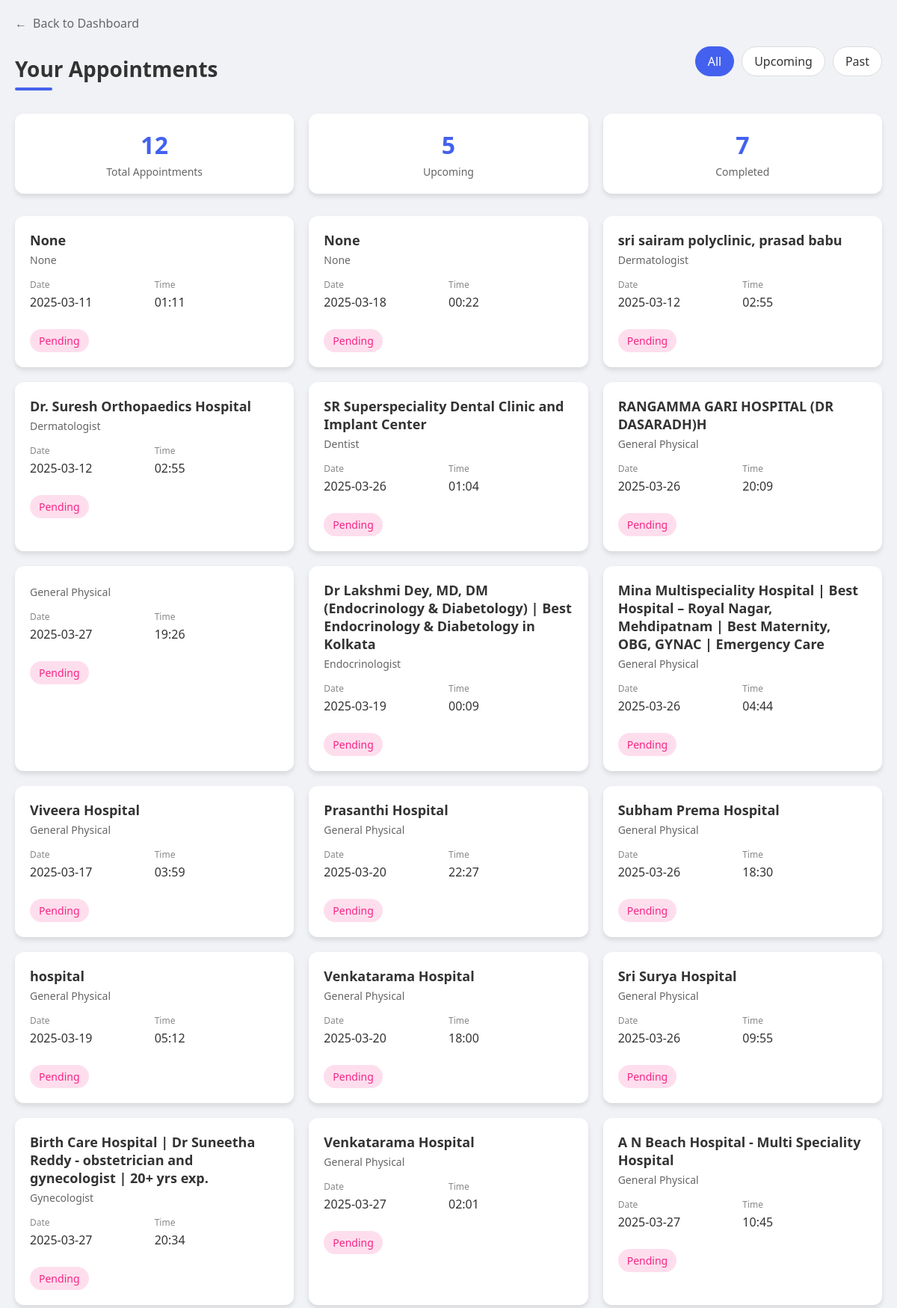
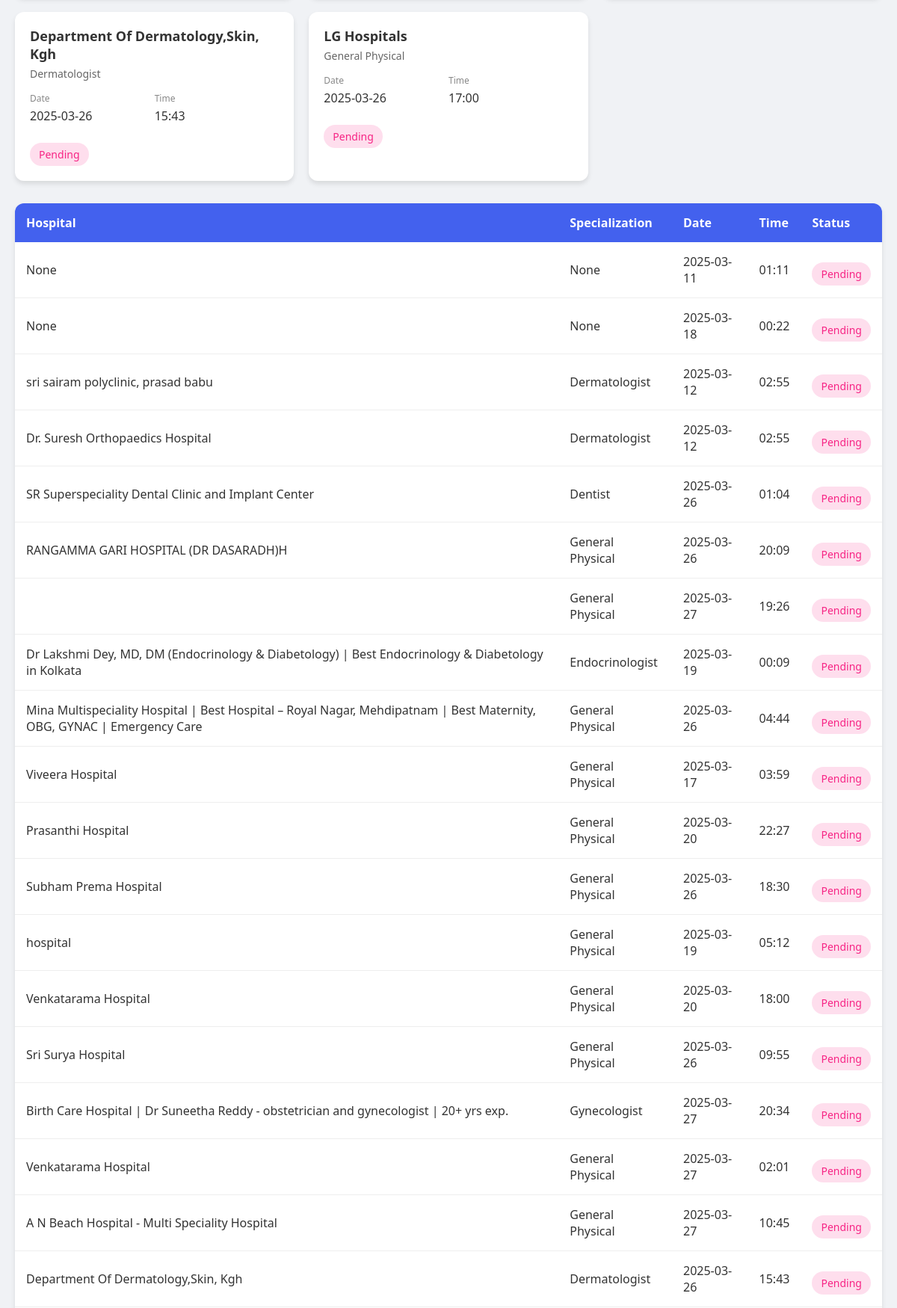
The app's page /appointments (signed in, upper part) with its own data (2 pictures, top to bottom).
### tables this page shows
CREATE TABLE "appointments" (
    id INTEGER PRIMARY KEY AUTOINCREMENT,
    user_id INTEGER,
    doctor_name TEXT,
    hospital_name TEXT,
    specialization TEXT,
    date TEXT,
    time TEXT,
    status TEXT DEFAULT 'Pending',
    reminder_sent INTEGER DEFAULT 0,
    FOREIGN KEY(user_id) REFERENCES users(id)
);

### app.py (the view)
@app.route('/appointments')
def appointments():
    if 'user_id' not in session:
        return redirect(url_for('login'))
    conn = get_db_connection()
    cur = conn.cursor()
    cur.execute('''
        SELECT id, hospital_name, specialization, date, time, status
        FROM appointments
        WHERE user_id=?
    ''', (session['user_id'],))
    appointments = cur.fetchall()
    conn.close()
    return render_template('appointments.html', appointments=appointments)

### app.py (called while the page is built)
def get_db_connection():
    conn = sqlite3.connect(DATABASE)
    conn.row_factory = sqlite3.Row
    return conn

@app.before_request
def before_request():
    if 'user_id' in session:
        conn = get_db_connection()
        cur = conn.cursor()
        cur.execute('SELECT * FROM user_preferences WHERE user_id = ?', (session['user_id'],))
        preferences = cur.fetchone()
        conn.close()
        if preferences:
            g.theme_color = preferences['theme_color']
            g.dark_mode = preferences['dark_mode']
            g.language = preferences['language']
        else:
            g.theme_color = 'blue'
            g.dark_mode = False
            g.language = 'en'
    else:
        g.theme_color = 'blue'
        g.dark_mode = False
        g.language = 'en'

@app.context_processor
def inject_preferences():
    return {
        'theme_color': getattr(g, 'theme_color', 'blue'),
        'dark_mode': getattr(g, 'dark_mode', False),
        'current_language': getattr(g, 'language', 'en')
    }

@app.context_processor
def inject_translate_settings():
    return {
        'GOOGLE_TRANSLATE_LANGUAGES': {
            'hi': 'Hindi',
            'bn': 'Bengali',
            'te': 'Telugu',
            'mr': 'Marathi',
            'ta': 'Tamil',
            'ur': 'Urdu',
            'gu': 'Gujarati',
            'kn': 'Kannada',
            'ml': 'Malayalam',
            'pa': 'Punjabi',
            'or': 'Odia',
            'as': 'Assamese',
            'sd': 'Sindhi',
            'en': 'English'
        }
    }

### templates/appointments.html (shortened to what this page needs)
{% extends "base.html" %}
{% block content %}
<!DOCTYPE html>
<html lang="en">
<head>
</head>
<body>
    <div class="dashboard-container">
        <a href="{{ url_for('dashboard') }}" class="btn-back">
            <span class="back-icon">←</span> Back to Dashboard
        </a>
        <div class="dashboard-header">
            <h1 class="dashboard-title">Your Appointments</h1>
            <div class="pills-container">
                <div class="filter-pill active">All</div>
                <div class="filter-pill">Upcoming</div>
                <div class="filter-pill">Past</div>
            </div>
        </div>
        <div class="summary-boxes">
            <div class="summary-box">
                <div class="summary-value">12</div>
                <div class="summary-label">Total Appointments</div>
            </div>
            <div class="summary-box">
                <div class="summary-value">5</div>
                <div class="summary-label">Upcoming</div>
            </div>
            <div class="summary-box">
                <div class="summary-value">7</div>
                <div class="summary-label">Completed</div>
            </div>
        </div>
        <div class="appointments-grid">
            {% for appointment in appointments %}
            <div class="appointment-card">
                <div class="hospital-name">{{ appointment['hospital_name'] }}</div>
                <div class="specialization">{{ appointment['specialization'] }}</div>
                <div class="appointment-details">
                    <div class="detail-column">
                        <div class="detail-label">Date</div>
                        <div class="detail-value">{{ appointment['date'] }}</div>
                    </div>
                    <div class="detail-column">
                        <div class="detail-label">Time</div>
                        <div class="detail-value">{{ appointment['time'] }}</div>
                    </div>
                </div>
                {% if appointment['status'] == 'Confirmed' %}
                    <div class="appointment-status status-confirmed">{{ appointment['status'] }}</div>
                {% elif appointment['status'] == 'Pending' %}
                    <div class="appointment-status status-pending">{{ appointment['status'] }}</div>
                {% elif appointment['status'] == 'Canceled' %}
                    <div class="appointment-status status-canceled">{{ appointment['status'] }}</div>
                {% else %}
                    <div class="appointment-status">{{ appointment['status'] }}</div>
                {% endif %}
            </div>
            {% endfor %}
        </div>
        <table class="appointments-table">
            <thead>
                <tr>
                    <th>Hospital</th>
                    <th>Specialization</th>
                    <th>Date</th>
                    <th>Time</th>
                    <th>Status</th>
                </tr>
            </thead>
            <tbody>
                {% for appointment in appointments %}
                <tr>
                    <td>{{ appointment['hospital_name'] }}</td>
                    <td>{{ appointment['specialization'] }}</td>
                    <td>{{ appointment['date'] }}</td>
                    <td>{{ appointment['time'] }}</td>
                    <td>
                        {% if appointment['status'] == 'Confirmed' %}
                            <div class="appointment-status status-confirmed">{{ appointment['status'] }}</div>
                        {% elif appointment['status'] == 'Pending' %}
                            <div class="appointment-status status-pending">{{ appointment['status'] }}</div>
                        {% elif appointment['status'] == 'Canceled' %}
                            <div class="appointment-status status-canceled">{{ appointment['status'] }}</div>
                        {% else %}
                            <div class="appointment-status">{{ appointment['status'] }}</div>
                        {% endif %}
                    </td>
                </tr>
                {% endfor %}
            </tbody>
        </table>
    </div>
</body>
</html>
{% endblock %}

### static/css/theme.css (style rules this page uses)
:root { --bg-color: #f8f9fa; --card-bg: #ffffff; --text-color: #333; --text-secondary: #666; --border-color: #e0e0e0; }

### static/css/global.css (style rules this page uses)
:root { --theme-color: #007bff; --theme-hover: #0056b3; --bg-color: #f8f9fa; --text-color: #333; --card-bg: #fff; }
body { background-color: var(--bg-color); color: var(--text-color); font-family: -apple-system, BlinkMacSystemFont, 'Segoe UI', Roboto, Oxygen, Ubuntu, Cantarell, 'Open Sans', 'Helvetica Neue', sans-serif; }
table { background-color: var(--card-bg); color: var(--text-color); border-color: var(--border-color); }
tr:nth-child(even) { background-color: var(--table-stripe); }
a { color: var(--link-color); }
.dashboard-header { color: var(--text-color); }

### templates/base.html (style rules this page uses)
body { top: 0 !important; }

### templates/appointments.html (style rules this page uses)
:root { --primary: #4361ee; --secondary: #3f37c9; --success: #4cc9f0; --pending: #f72585; --canceled: #b5179e; --light-bg: #f8f9fa; --card-shadow: 0 4px 6px rgba(0, 0, 0, 0.1); }
* { margin: 0; padding: 0; box-sizing: border-box; font-family: 'Segoe UI', Tahoma, Geneva, Verdana, sans-serif; }
body { background-color: #f0f2f5; color: #333; padding: 20px; }
.dashboard-container { max-width: 1200px; margin: 0 auto; }
.dashboard-header { display: flex; justify-content: space-between; align-items: center; margin-bottom: 30px; }
.dashboard-title { font-size: 28px; font-weight: 700; color: #333; position: relative; }
.dashboard-title::after { content: ""; position: absolute; left: 0; bottom: -10px; width: 50px; height: 4px; background: var(--primary); border-radius: 2px; }
.appointments-grid { display: grid; grid-template-columns: repeat(auto-fill, minmax(300px, 1fr)); gap: 20px; margin-bottom: 30px; }
.appointment-card { background: white; border-radius: 12px; padding: 20px; box-shadow: var(--card-shadow); transition: transform 0.2s, box-shadow 0.2s; }
.hospital-name { font-size: 18px; font-weight: 600; margin-bottom: 5px; color: #333; }
.specialization { font-size: 14px; color: #666; margin-bottom: 15px; }
.appointment-details { display: flex; margin-bottom: 15px; }
.detail-column { flex: 1; }
.detail-label { font-size: 12px; color: #888; margin-bottom: 4px; }
.detail-value { font-size: 16px; font-weight: 500; }
.appointment-status { display: inline-block; padding: 6px 12px; border-radius: 20px; font-size: 14px; font-weight: 500; text-align: center; margin-top: 10px; }
.status-pending { background-color: rgba(247, 37, 133, 0.15); color: var(--pending); }
.appointments-table { width: 100%; border-collapse: collapse; margin-top: 30px; background: white; border-radius: 12px; overflow: hidden; box-shadow: var(--card-shadow); }
.appointments-table thead { background-color: var(--primary); color: white; }
.appointments-table th { padding: 15px; text-align: left; font-weight: 600; }
.appointments-table td { padding: 15px; border-bottom: 1px solid #eee; }
.pills-container { display: flex; gap: 10px; margin-bottom: 20px; }
.filter-pill { padding: 8px 16px; background-color: white; border: 1px solid #ddd; border-radius: 20px; cursor: pointer; transition: all 0.2s; }
.filter-pill:hover, .filter-pill.active { background-color: var(--primary); color: white; border-color: var(--primary); }
.summary-boxes { display: flex; gap: 20px; margin-bottom: 30px; }
.summary-box { flex: 1; background: white; border-radius: 12px; padding: 20px; box-shadow: var(--card-shadow); text-align: center; }
.summary-value { font-size: 32px; font-weight: 700; margin-bottom: 5px; color: var(--primary); }
.summary-label { font-size: 14px; color: #666; }
.btn-back { display: inline-flex; align-items: center; color: #666; text-decoration: none; font-size: 16px; margin-bottom: 20px; transition: color 0.2s; }
.back-icon { margin-right: 8px; }

### records on screen
appointments: hospital_name "None", specialization "None", date "2025-03-11", time "01:11", status "Pending"
appointments: hospital_name "None", specialization "None", date "2025-03-18", time "00:22", status "Pending"
appointments: hospital_name "sri sairam polyclinic, prasad babu", specialization "Dermatologist", date "2025-03-12", time "02:55", status "Pending"
appointments: hospital_name "Dr. Suresh Orthopaedics Hospital", specialization "Dermatologist", date "2025-03-12", time "02:55", status "Pending"
appointments: hospital_name "SR Superspeciality Dental Clinic and Implant Center", specialization "Dentist", date "2025-03-26", time "01:04", status "Pending"
appointments: hospital_name "RANGAMMA GARI HOSPITAL (DR DASARADH)H", specialization "General Physical", date "2025-03-26", time "20:09", status "Pending"
appointments: specialization "General Physical", date "2025-03-27", time "19:26", status "Pending"
appointments: hospital_name "Dr Lakshmi Dey, MD, DM (Endocrinology & Diabetology) | Best Endocrinology & Diabetology in Kolkata", specialization "Endocrinologist", date "2025-03-19", time "00:09", status "Pending"
appointments: hospital_name "Mina Multispeciality Hospital | Best Hospital – Royal Nagar, Mehdipatnam | Best Maternity, OBG, GYNAC | Emergency Care", specialization "General Physical", date "2025-03-26", time "04:44", status "Pending"
appointments: hospital_name "Viveera Hospital", specialization "General Physical", date "2025-03-17", time "03:59", status "Pending"
appointments: hospital_name "Prasanthi Hospital", specialization "General Physical", date "2025-03-20", time "22:27", status "Pending"
appointments: hospital_name "Subham Prema Hospital", specialization "General Physical", date "2025-03-26", time "18:30", status "Pending"
appointments: hospital_name "hospital", specialization "General Physical", date "2025-03-19", time "05:12", status "Pending"
appointments: hospital_name "Venkatarama Hospital", specialization "General Physical", date "2025-03-20", time "18:00", status "Pending"
appointments: hospital_name "Sri Surya Hospital", specialization "General Physical", date "2025-03-26", time "09:55", status "Pending"
appointments: hospital_name "Birth Care Hospital | Dr Suneetha Reddy - obstetrician and gynecologist | 20+ yrs exp.", specialization "Gynecologist", date "2025-03-27", time "20:34", status "Pending"
appointments: hospital_name "Venkatarama Hospital", specialization "General Physical", date "2025-03-27", time "02:01", status "Pending"
appointments: hospital_name "A N Beach Hospital - Multi Speciality Hospital", specialization "General Physical", date "2025-03-27", time "10:45", status "Pending"
appointments: hospital_name "Department Of Dermatology,Skin, Kgh", specialization "Dermatologist", date "2025-03-26", time "15:43", status "Pending"
appointments: hospital_name "LG Hospitals", specialization "General Physical", date "2025-03-26", time "17:00", status "Pending"
